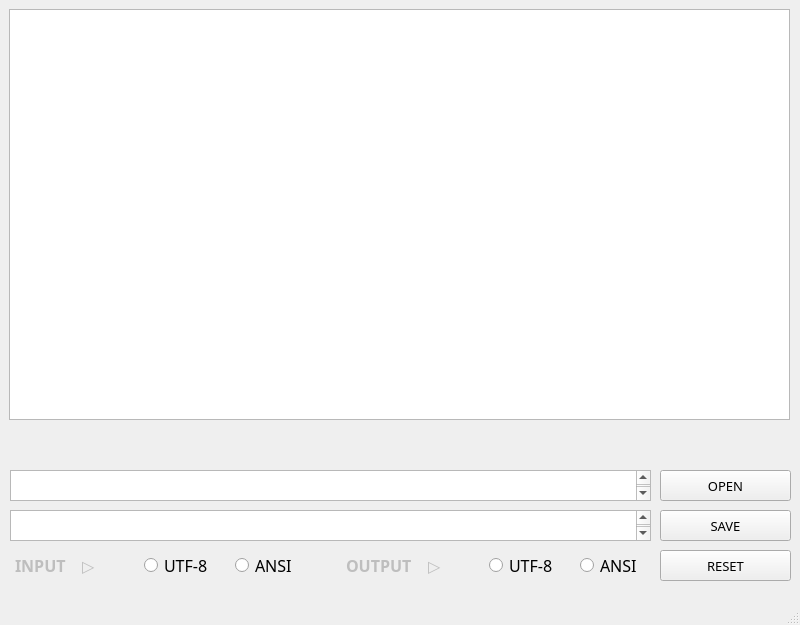
<?xml version="1.0" encoding="UTF-8"?>
<ui version="4.0">
 <class>MainWindow</class>
 <widget class="QMainWindow" name="MainWindow">
  <property name="geometry">
   <rect>
    <x>0</x>
    <y>0</y>
    <width>800</width>
    <height>625</height>
   </rect>
  </property>
  <property name="windowTitle">
   <string>TEXT EDITOR</string>
  </property>
  <widget class="QWidget" name="centralwidget">
   <widget class="QTextEdit" name="txt__edit">
    <property name="geometry">
     <rect>
      <x>9</x>
      <y>9</y>
      <width>781</width>
      <height>411</height>
     </rect>
    </property>
    <property name="font">
     <font>
      <family>Cascadia Code Light</family>
      <pointsize>12</pointsize>
     </font>
    </property>
   </widget>
   <widget class="QTextEdit" name="txt__open">
    <property name="geometry">
     <rect>
      <x>10</x>
      <y>470</y>
      <width>641</width>
      <height>31</height>
     </rect>
    </property>
    <property name="font">
     <font>
      <family>Cascadia Code Light</family>
      <pointsize>12</pointsize>
     </font>
    </property>
   </widget>
   <widget class="QTextEdit" name="txt__save">
    <property name="geometry">
     <rect>
      <x>10</x>
      <y>510</y>
      <width>641</width>
      <height>31</height>
     </rect>
    </property>
    <property name="font">
     <font>
      <family>Cascadia Code Light</family>
      <pointsize>12</pointsize>
     </font>
    </property>
   </widget>
   <widget class="QPushButton" name="btn__open">
    <property name="geometry">
     <rect>
      <x>660</x>
      <y>470</y>
      <width>131</width>
      <height>31</height>
     </rect>
    </property>
    <property name="font">
     <font>
      <family>맑은 고딕</family>
      <pointsize>10</pointsize>
      <weight>50</weight>
      <bold>false</bold>
     </font>
    </property>
    <property name="text">
     <string>OPEN</string>
    </property>
   </widget>
   <widget class="QPushButton" name="btn__save">
    <property name="geometry">
     <rect>
      <x>660</x>
      <y>510</y>
      <width>131</width>
      <height>31</height>
     </rect>
    </property>
    <property name="font">
     <font>
      <family>맑은 고딕</family>
      <pointsize>10</pointsize>
      <weight>50</weight>
      <bold>false</bold>
     </font>
    </property>
    <property name="text">
     <string>SAVE</string>
    </property>
   </widget>
   <widget class="QPushButton" name="btn__reset">
    <property name="geometry">
     <rect>
      <x>660</x>
      <y>550</y>
      <width>131</width>
      <height>31</height>
     </rect>
    </property>
    <property name="font">
     <font>
      <family>맑은 고딕</family>
      <pointsize>10</pointsize>
      <weight>50</weight>
      <bold>false</bold>
     </font>
    </property>
    <property name="text">
     <string>RESET</string>
    </property>
   </widget>
   <widget class="QLabel" name="lbl__status">
    <property name="geometry">
     <rect>
      <x>10</x>
      <y>430</y>
      <width>781</width>
      <height>31</height>
     </rect>
    </property>
    <property name="font">
     <font>
      <family>맑은 고딕</family>
      <pointsize>15</pointsize>
     </font>
    </property>
    <property name="text">
     <string/>
    </property>
    <property name="alignment">
     <set>Qt::AlignCenter</set>
    </property>
   </widget>
   <widget class="QRadioButton" name="rb__s_ansi">
    <property name="geometry">
     <rect>
      <x>580</x>
      <y>550</y>
      <width>81</width>
      <height>31</height>
     </rect>
    </property>
    <property name="font">
     <font>
      <family>맑은 고딕</family>
      <pointsize>12</pointsize>
     </font>
    </property>
    <property name="text">
     <string>ANSI</string>
    </property>
   </widget>
   <widget class="QRadioButton" name="rb__s_utf">
    <property name="geometry">
     <rect>
      <x>489</x>
      <y>550</y>
      <width>81</width>
      <height>31</height>
     </rect>
    </property>
    <property name="font">
     <font>
      <family>맑은 고딕</family>
      <pointsize>12</pointsize>
     </font>
    </property>
    <property name="text">
     <string>UTF-8</string>
    </property>
    <property name="iconSize">
     <size>
      <width>12</width>
      <height>12</height>
     </size>
    </property>
   </widget>
   <widget class="QRadioButton" name="rb__o_utf">
    <property name="geometry">
     <rect>
      <x>144</x>
      <y>550</y>
      <width>91</width>
      <height>31</height>
     </rect>
    </property>
    <property name="font">
     <font>
      <family>맑은 고딕</family>
      <pointsize>12</pointsize>
     </font>
    </property>
    <property name="text">
     <string>UTF-8</string>
    </property>
    <property name="iconSize">
     <size>
      <width>12</width>
      <height>12</height>
     </size>
    </property>
   </widget>
   <widget class="QRadioButton" name="rb__o_ansi">
    <property name="geometry">
     <rect>
      <x>235</x>
      <y>550</y>
      <width>91</width>
      <height>31</height>
     </rect>
    </property>
    <property name="font">
     <font>
      <family>맑은 고딕</family>
      <pointsize>12</pointsize>
     </font>
    </property>
    <property name="text">
     <string>ANSI</string>
    </property>
   </widget>
   <widget class="QLabel" name="lbl__otype">
    <property name="enabled">
     <bool>false</bool>
    </property>
    <property name="geometry">
     <rect>
      <x>15</x>
      <y>550</y>
      <width>101</width>
      <height>31</height>
     </rect>
    </property>
    <property name="font">
     <font>
      <family>맑은 고딕</family>
      <pointsize>12</pointsize>
      <weight>75</weight>
      <bold>true</bold>
     </font>
    </property>
    <property name="text">
     <string>INPUT    ▷</string>
    </property>
   </widget>
   <widget class="QLabel" name="lbl__stype">
    <property name="enabled">
     <bool>false</bool>
    </property>
    <property name="geometry">
     <rect>
      <x>346</x>
      <y>550</y>
      <width>121</width>
      <height>31</height>
     </rect>
    </property>
    <property name="font">
     <font>
      <family>맑은 고딕</family>
      <pointsize>12</pointsize>
      <weight>75</weight>
      <bold>true</bold>
     </font>
    </property>
    <property name="text">
     <string>OUTPUT    ▷</string>
    </property>
    <property name="alignment">
     <set>Qt::AlignLeading|Qt::AlignLeft|Qt::AlignVCenter</set>
    </property>
   </widget>
  </widget>
  <widget class="QMenuBar" name="menubar">
   <property name="geometry">
    <rect>
     <x>0</x>
     <y>0</y>
     <width>800</width>
     <height>21</height>
    </rect>
   </property>
  </widget>
  <widget class="QStatusBar" name="statusbar"/>
 </widget>
 <resources/>
 <connections>
  <connection>
   <sender>btn__open</sender>
   <signal>clicked()</signal>
   <receiver>txt__open</receiver>
   <slot>clear()</slot>
   <hints>
    <hint type="sourcelabel">
     <x>725</x>
     <y>506</y>
    </hint>
    <hint type="destinationlabel">
     <x>330</x>
     <y>506</y>
    </hint>
   </hints>
  </connection>
 </connections>
</ui>
